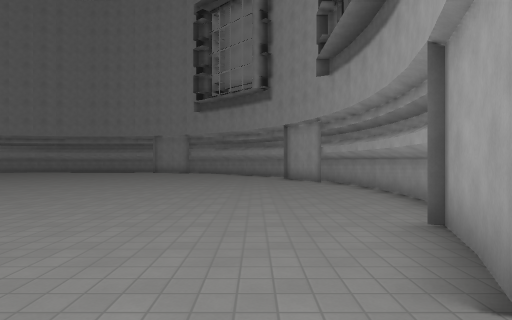
[1] (above)

16 first-person views from a walk through a Godot game level. The camera is 1.4 m above the floor, looks level and sees 80° across. The floor is counted in squares, 2 m on a side. Each view is taken from the middle of a square. On the plan, view 1 faces up. The plan holds only what a view shows up to about 10 squares ahead; the rest is blank. The place goes on beyond the plan. Surface patterns are stand-ins for the level's own textures.

[2]
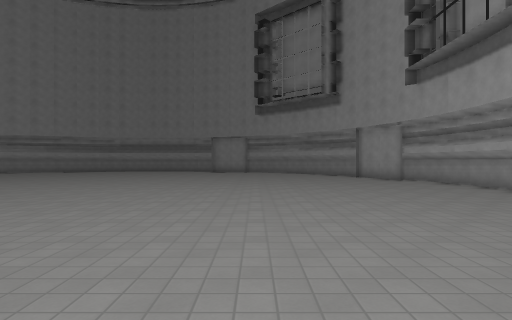

[3]
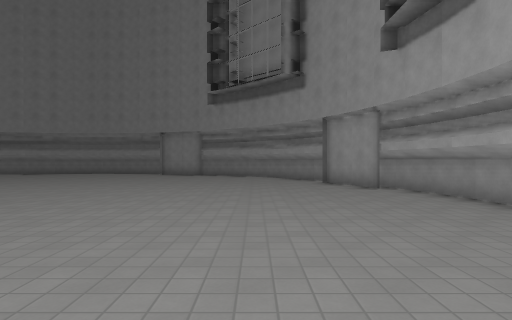

[4]
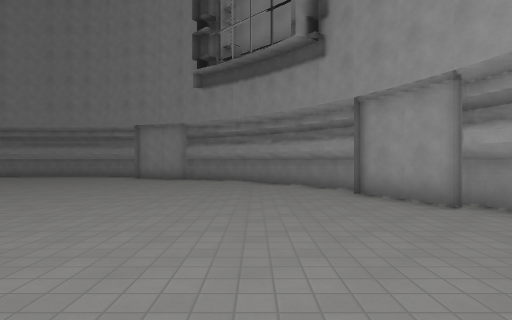

[5]
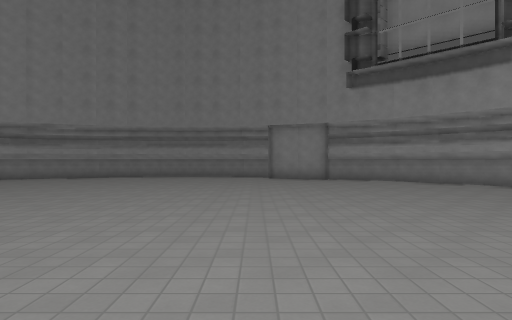

[6]
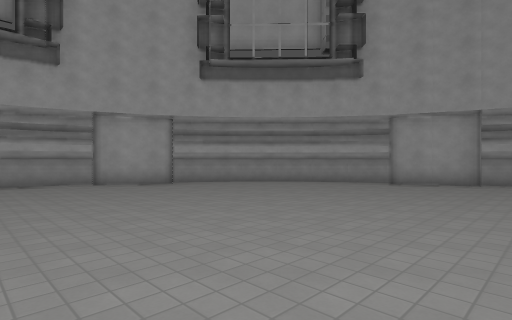

[7]
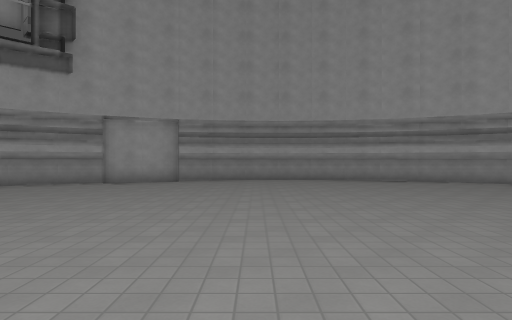

[8]
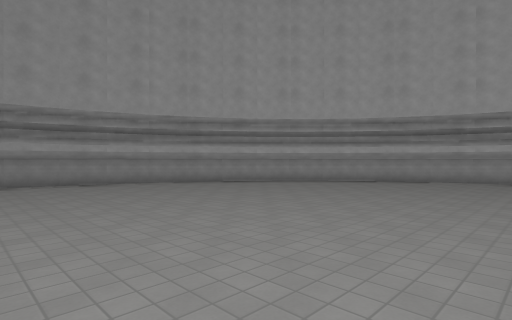

[9]
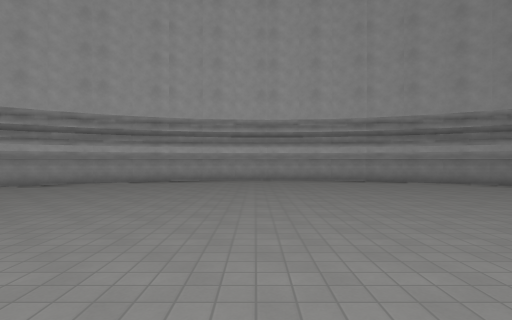

[10]
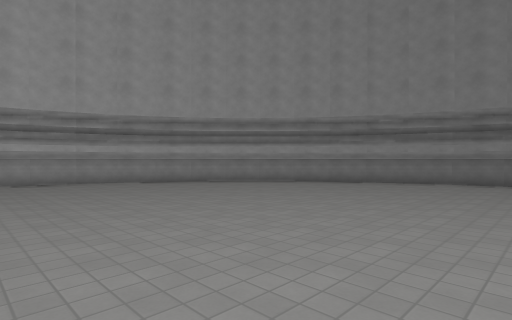

[11]
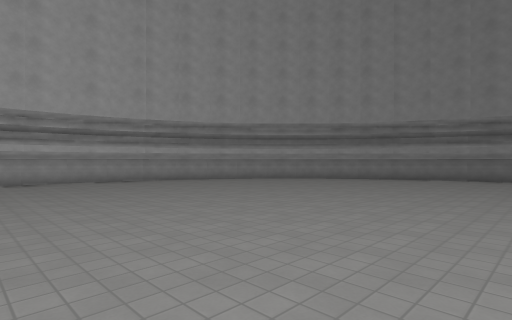

[12]
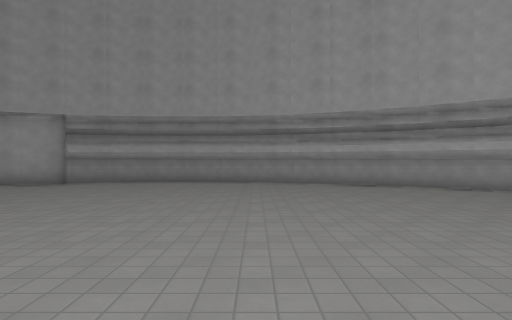

[13]
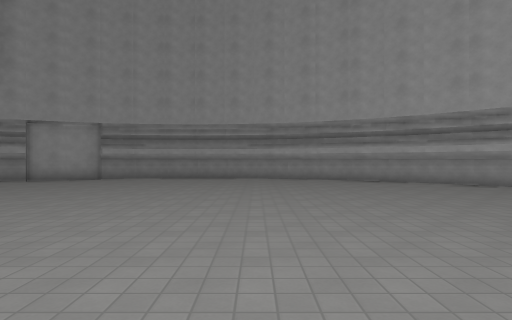

[14]
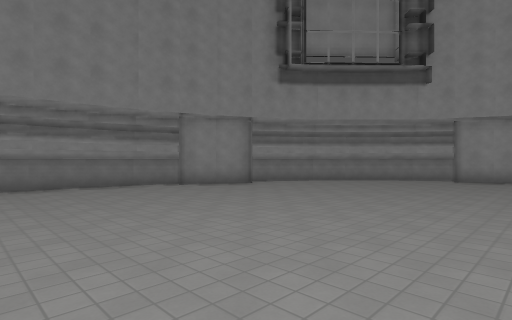

[15]
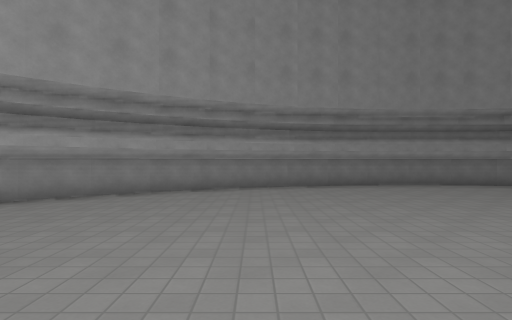

[16]
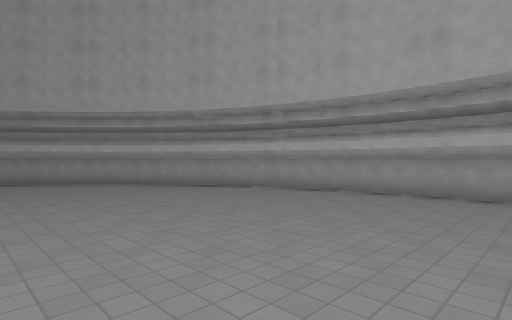

### Floor plan
Points are (right, up) in squares from view 1. A wall is a line through its corners. A room is listed if a view was taken in it or the views show most of it. See-through windows are left out.
Room 1 (views 1, 2, 3, 4, 5, 6, 7, 8, 9, 10, 11, 12, 13, 14, 15, 16)
walls: (-5.6, -3.9) (-4.4, -3.5); (-4.5, -3.5) (-3.4, -3); (-8.8, -4.7) (-7.6, -4.7); (-11.1, -4.5) (-9.9, -4.7) (-8.7, -4.7); (-7.7, -4.7) (-6.5, -4.5); (-12.2, -4.3) (-11, -4.5); (-14.4, -3.4) (-13.3, -3.9) (-12.1, -4.3); (-6.6, -4.6) (-5.4, -4.3); (-15.4, -2.8) (-14.3, -3.4); (-16.3, -2.2) (-15.3, -2.9); (-17.2, -1.4) (-16.2, -2.2); (-3.3, -3.5) (-2.2, -2.8); (-17.9, -0.7) (-17, -1.6); (-2.3, -2.9) (-1.2, -2.2); (-18.6, 0.3) (-17.8, -0.7); (-4.4, 16.2) (-5.6, 16.6); (-3.4, 15.7) (-4.5, 16.2); (1.2, 1.3) (1.7, 2.3); (-1.4, -2.3) (-0.4, -1.5); (1.6, 2.2) (2.1, 3.4); (-19.2, 1.2) (-18.5, 0.1); (-19.6, 2.1) (-19.1, 1.1); (-0.5, -1.5) (0.4, -0.6); (-20, 3.2) (-19.6, 2); (-20.3, 4.3) (-20, 3); (-15.2, 15.6) (-16.3, 14.9); (-12.1, 17) (-13.3, 16.6); (-9.8, 17.4) (-11.1, 17.3); (0.2, -0.8) (1, 0.2); (-11, 17.3) (-12.2, 17); (-14.3, 16.2) (-15.3, 15.6); (-13.2, 16.7) (-14.3, 16.1); (-7.5, 17.4) (-8.8, 17.5); (-18.2, 12.9) (-18.6, 12.5); (-8.7, 17.5) (-9.9, 17.4); (-20.5, 6.4) (-20.5, 5.2); (2, 9.4) (1.6, 10.5); (-20.5, 5.3) (-20.3, 4.2); (0.9, 0.1) (1.6, 1.2); (-16.2, 15) (-17.1, 14.2); (-19.1, 11.6) (-19.6, 10.6) (-20, 9.6) (-20.3, 8.5); (-18.5, 12.6) (-19.2, 11.5); (1.7, 10.4) (1.2, 11.4); (-20.3, 8.6) (-20.5, 7.4); (-6.4, 17.3) (-7.7, 17.4); (-20.5, 7.5) (-20.5, 6.3); (-5.3, 17) (-6.5, 17.3); (-2.7, 15.8) (-3.1, 16.1); (2.4, 3) (2.8, 4.2); (2.7, 4.1) (2.9, 5.3); (-0.4, 14.2) (-1.3, 15); (1, 12.5) (0.3, 13.5); (2.9, 5.2) (3, 6.4); (0.4, 13.4) (-0.5, 14.3); (1.3, 12.1) (1, 12.6); (2.9, 7.4) (2.8, 8.6); (3, 6.3) (2.9, 7.5); (2.8, 8.4) (2.5, 9.6) (2.3, 10.2)

Positions as (right, up) in squares from view 1, and headings:
1: (0, 0), facing up
2: (-3, -1), facing up
3: (-1, 2), facing up
4: (-1, 5), facing up
5: (-6, 5), facing up
6: (-7, 6), facing down-right
7: (-8, 6), facing down
8: (-9, 5), facing down-left
9: (-10, 6), facing left
10: (-10, 7), facing up-left
11: (-10, 5), facing up-left
12: (-11, 5), facing down
13: (-11, 7), facing down
14: (-10, 9), facing up-right
15: (-13, 9), facing up
16: (-14, 8), facing down-left
